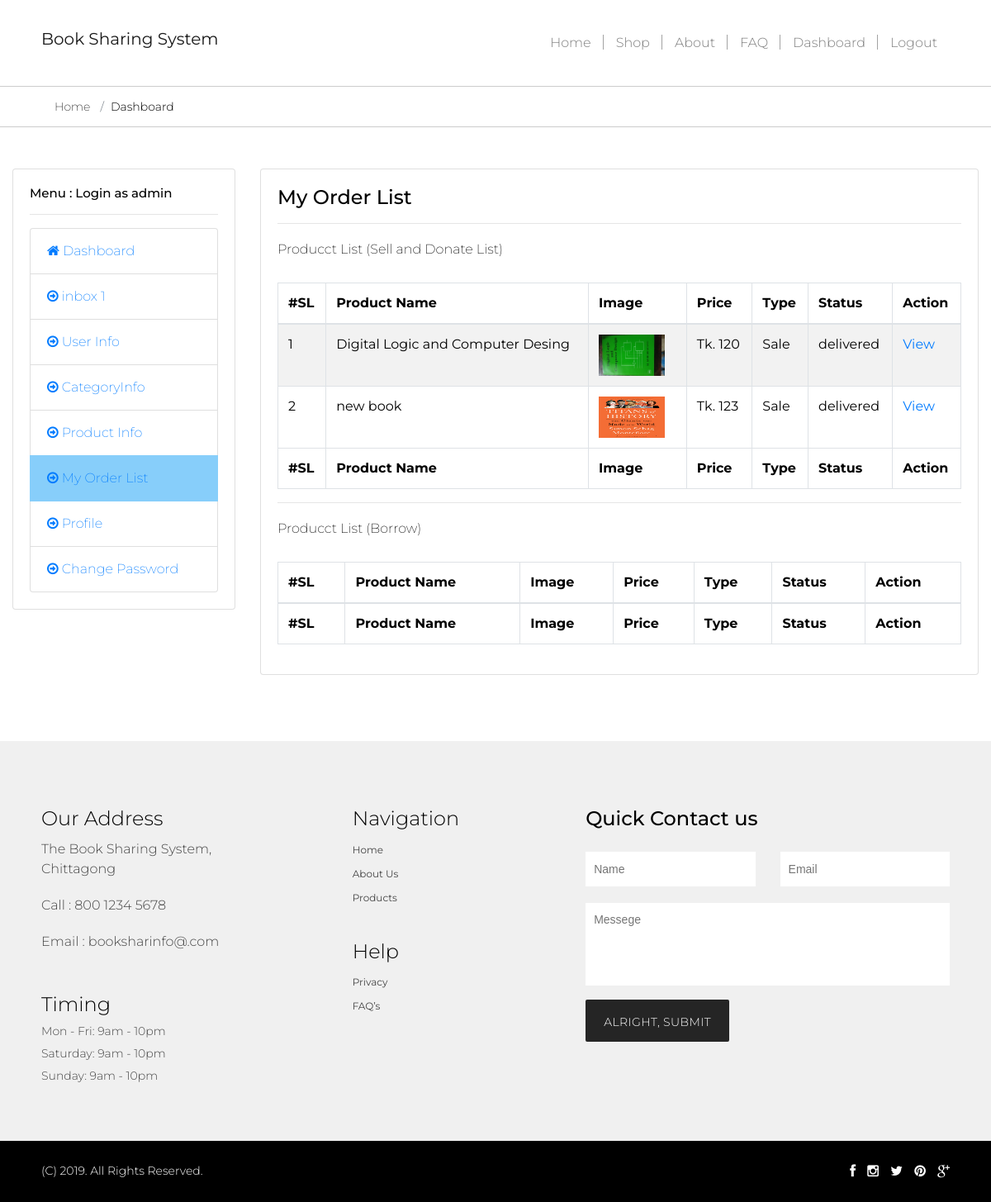
/myOrderList.php (signed in), run on an earlier commit of the app's database.
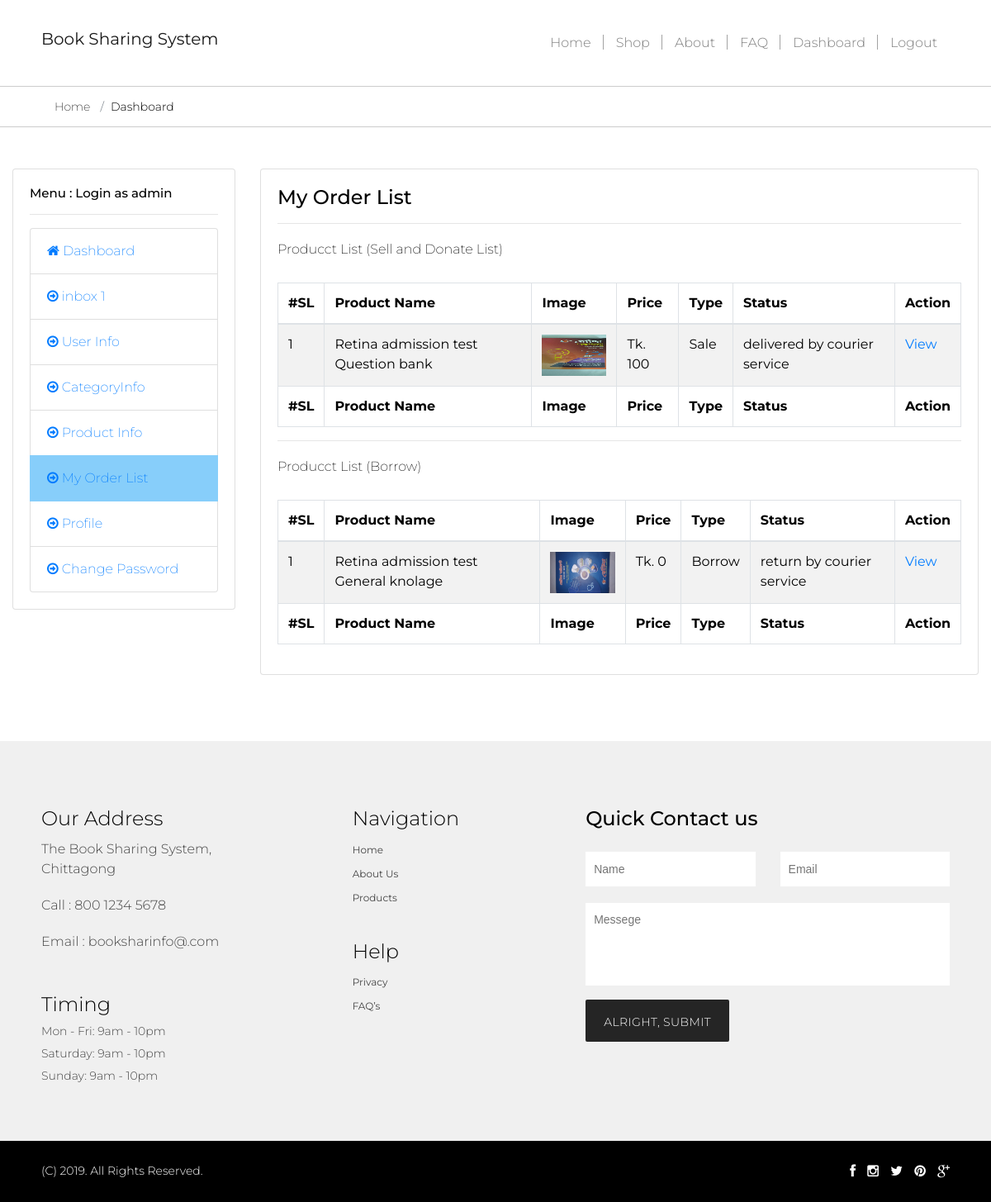
And on a later commit of the database.
### tables this page shows
CREATE TABLE IF NOT EXISTS `tbcheckout` (
  `iAutoId` int(11) NOT NULL AUTO_INCREMENT,
  `vUserId` varchar(150) NOT NULL,
  `vProductId` varchar(150) NOT NULL,
  `vProductName` varchar(150) NOT NULL,
  `vUploadBy` varchar(150) NOT NULL,
  `vCarrierId` varchar(150) NOT NULL,
  `vBkashNo` varchar(150) NOT NULL,
  `vTransactionId` varchar(150) NOT NULL,
  `vStatus` varchar(150) NOT NULL DEFAULT 'pending for user Approval',
  `vPrice` double NOT NULL,
  `vSharingType` varchar(150) NOT NULL,
  `dDate` date NOT NULL,
  `vCarrierCost` varchar(150) NOT NULL DEFAULT '0',
  `vDuration` varchar(150) NOT NULL DEFAULT '0',
  PRIMARY KEY (`iAutoId`)
);

### lib/Database.php (called while the page is built, shortened)
<?php
Class Database{
  public $host   = DB_HOST;
  public $pass   = DB_PASS;
  public $user   = DB_USER;
  public $dbname = DB_NAME;
  public $link;
  private function connectDB()
  {
    $this->link = new mysqli($this->host, $this->user, $this->pass, $this->dbname);
    mysqli_query($this->link,"SET CHARACTER SET utf8");
    mysqli_query($this->link,"SET SESSION collation_connection ='utf8_general_ci'");
  }
  public function select($query){
    $result = $this->link->query($query) or die($this->link->error.__LINE__);
    if($result->num_rows > 0){
      return $result;
    }
    else {
      return false;
    }
  }
}

### lib/Session.php (called while the page is built, shortened)
<?php
class Session{
public static function get($key){
  if (isset($_SESSION[$key])) {
  return $_SESSION[$key];
  } else {
   return false;
  }
}
}
?>

### myOrderList.php (the view, shortened to what the changed rows need)
<?php
	include 'inc/header.php';
?>
<?php
	include 'inc/dashboardSidebar.php';
?>
    <div class="col-xs-9 col-sm-9 col-md-9 col-lg-9">
        <div class="card">
            <div class="card-body">
                    <table id="example" class="table table-striped table-bordered" style="width:100%">
                        <thead>
                            <tr>
                                <th>#SL</th>
                                <th>Product Name</th>
                                <th>Image</th>
                                <th>Price</th>
                                <th>Type</th>
                                <th>Status</th>
                                <th>Action</th>
                            </tr>
                        </thead>
                        <tbody>
                        <?php
                            $query="select iAutoId,vUserId,vProductId,vProductName,
                            (select vImage1 from tbproductinfo where iAutoId=a.vProductId)vImage1,vSharingType, vUploadBy,vPrice,vStatus
                            from tbcheckout a where vUserId='$vUserId' and vSharingType!='Borrow' ";
                            $selectData=$db->select($query);
                            if($selectData)
                            {
                                    $i=1;
                                    while($result=$selectData->fetch_assoc())
                                    {
                                ?>
                                <tr>
                                    <td><?php echo $i;?></td>
                                    <td><?php echo $result['vProductName'];?></td>
                                    <td><img style=" width: 80px; height: 50px;" src="<?php echo $result['vImage1'];?>" alt=""/></td>
                                    <td>Tk. <?php echo $result['vPrice'];?></td>
                                    <td><?php echo $result['vSharingType'];?></td>
                                    <td><?php echo $result['vStatus'];?></td>
                                    <td><a href="viewOrder.php?id=<?php echo $result['iAutoId'];?>">View</a></td>
                                </tr>
                               <?php $i++;
                                }
                            }
                        ?>
                        </tbody>
                        <tfoot>
                            <tr>
                                <th>#SL</th>
                                <th>Product Name</th>
                                <th>Image</th>
                                <th>Price</th>
                                <th>Type</th>
                                <th>Status</th>
                                <th>Action</th>
                            </tr>
                        </tfoot>
                    </table>
                <table id="example" class="table table-striped table-bordered" style="width:100%">
                    <thead>
                        <tr>
                            <th>#SL</th>
                            <th>Product Name</th>
                            <th>Image</th>
                            <th>Price</th>
                            <th>Type</th>
                            <th>Status</th>
                            <th>Action</th>
                        </tr>
                    </thead>
                    <tbody>
                    <?php
                        $query="select iAutoId,vUserId,vProductId,vProductName,
                        (select vImage1 from tbproductinfo where iAutoId=a.vProductId)vImage1,vSharingType, vUploadBy,vPrice,vStatus
                        from tbcheckout a where vUserId='$vUserId' and vSharingType='Borrow' ";
                        $selectData=$db->select($query);
                        if($selectData)
                        {
                                $i=1;
                                while($result=$selectData->fetch_assoc())
                                {
                            ?>
                            <tr>
                                <td><?php echo $i;?></td>
                                <td><?php echo $result['vProductName'];?></td>
                                <td><img style=" width: 80px; height: 50px;" src="<?php echo $result['vImage1'];?>" alt=""/></td>
                                <td>Tk. <?php echo $result['vPrice'];?></td>
                                <td><?php echo $result['vSharingType'];?></td>
                                <td><?php echo $result['vStatus'];?></td>
                                <td><a href="viewOrderBorrow.php?id=<?php echo $result['iAutoId'];?>">View</a></td>
                            </tr>
                           <?php $i++;
                            }
                        }
                    ?>
                    </tbody>
                    <tfoot>
                        <tr>
                            <th>#SL</th>
                            <th>Product Name</th>
                            <th>Image</th>
                            <th>Price</th>
                            <th>Type</th>
                            <th>Status</th>
                            <th>Action</th>
                        </tr>
                    </tfoot>
                </table>
            </div>
        </div>
    </div>
<?php
	include 'inc/dashboardFooter.php';
	include 'inc/footer.php';
?>

What changed in the data, as far as the page shows it:
removed tbcheckout: vProductName "Digital Logic and Computer Desing", shows a picture, vPrice "120", vSharingType "Sale", vStatus "delivered", shown under "My Order List"
removed tbcheckout: vProductName "new book", shows a picture, vPrice "123", vSharingType "Sale", vStatus "delivered", shown under "My Order List"
added tbcheckout: vProductName "Retina admission test Question bank", vPrice "100", vSharingType "Sale", vStatus "delivered by courier service", shown under "My Order List"
added tbcheckout: vProductName "Retina admission test General knolage", vPrice "0", vSharingType "Borrow", vStatus "return by courier service"
